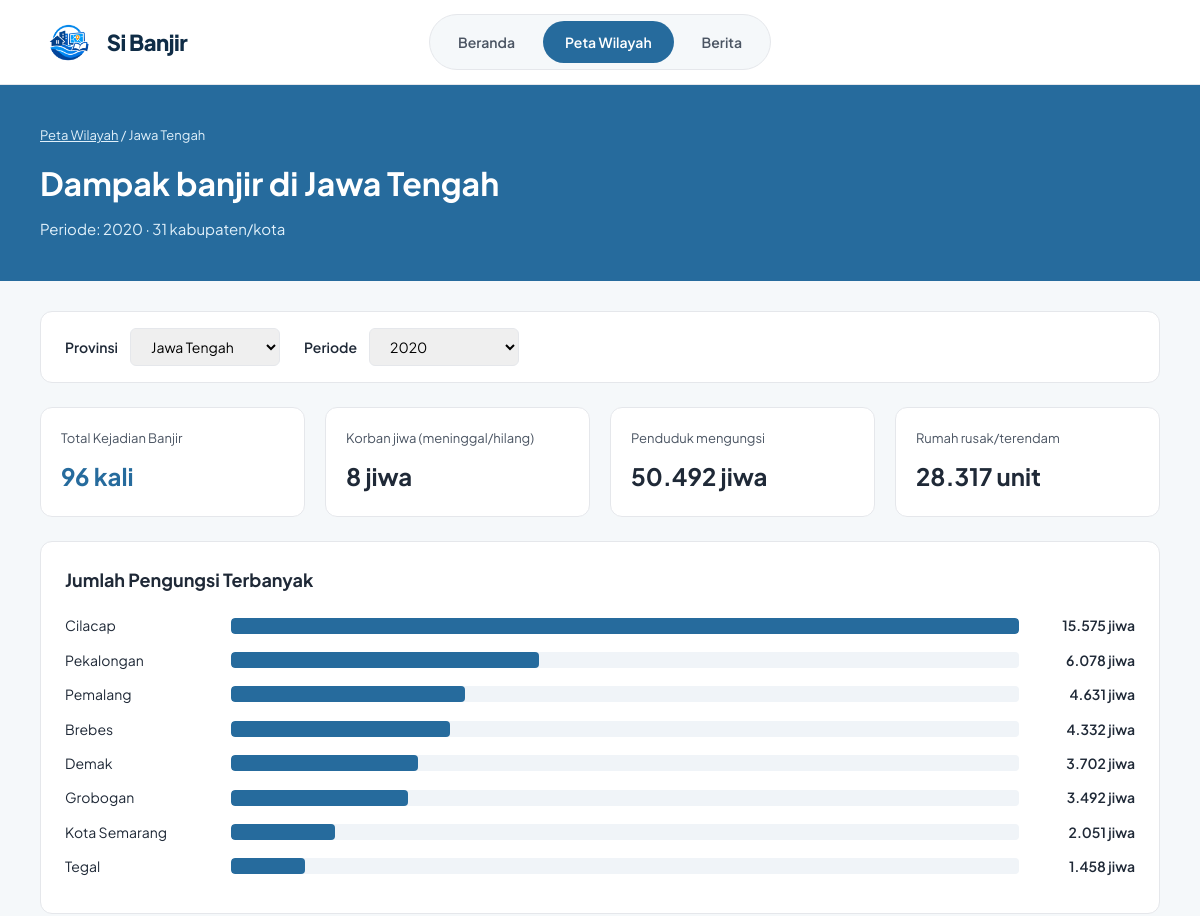
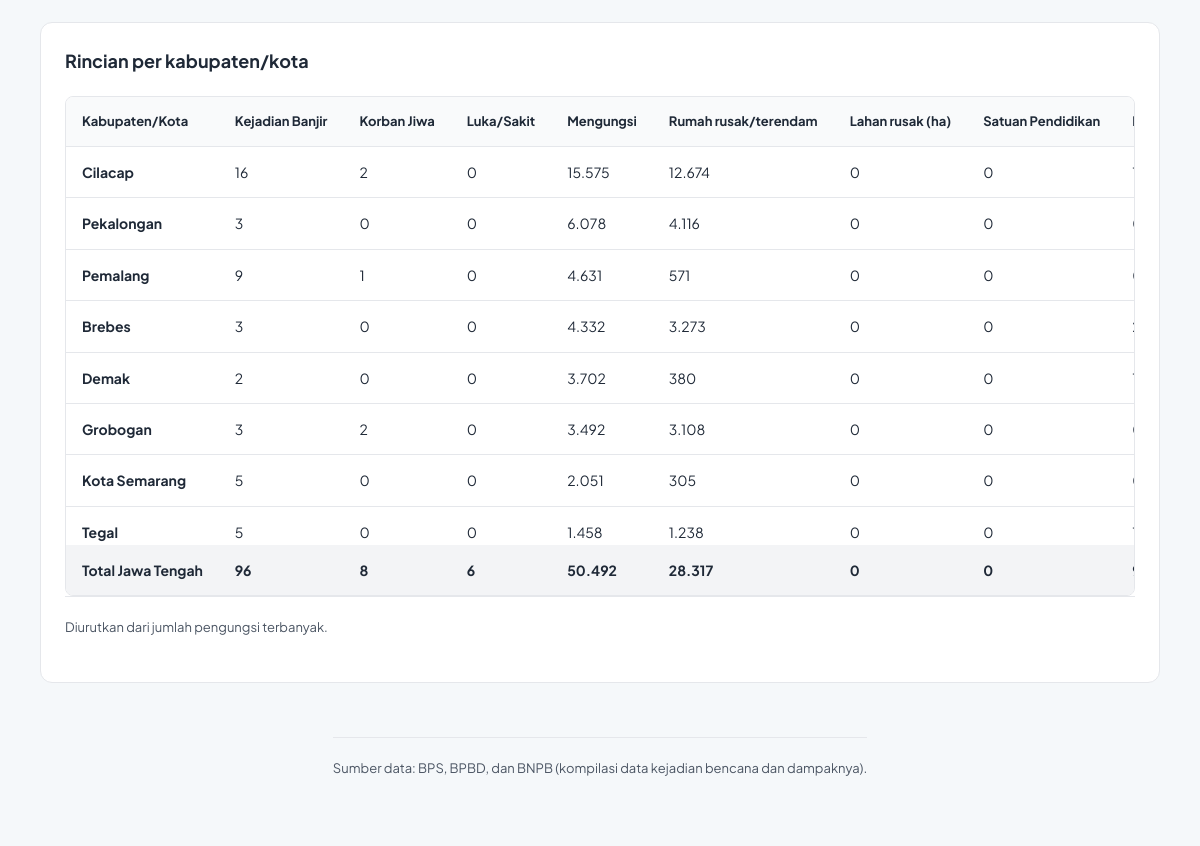
The app's page /detail.php?tahun=2020 with its own data (2 pictures, top to bottom).
### tables this page shows
CREATE TABLE `detail_dampak_banjir` (
  `id` int(10) UNSIGNED NOT NULL,
  `provinsi` varchar(50) NOT NULL,
  `kabupaten_kota` varchar(100) NOT NULL,
  `tahun` year(4) NOT NULL,
  `kejadian_banjir` int(10) UNSIGNED NOT NULL DEFAULT 0,
  `korban_jiwa` int(10) UNSIGNED NOT NULL DEFAULT 0,
  `korban_luka` int(10) UNSIGNED NOT NULL DEFAULT 0,
  `penduduk_mengungsi` int(10) UNSIGNED NOT NULL DEFAULT 0,
  `rumah_rusak` int(10) UNSIGNED NOT NULL DEFAULT 0,
  `lahan_rusak` decimal(12,2) NOT NULL DEFAULT 0.00,
  `fasilitas_rusak` int(10) UNSIGNED NOT NULL DEFAULT 0,
  `satuan_pendidikan_rusak` int(10) UNSIGNED NOT NULL DEFAULT 0,
  `rumah_ibadat_rusak` int(10) UNSIGNED NOT NULL DEFAULT 0,
  `fasilitas_kesehatan_rusak` int(10) UNSIGNED NOT NULL DEFAULT 0,
  `kantor_rusak` int(10) UNSIGNED NOT NULL DEFAULT 0,
  `jembatan_rusak` int(10) UNSIGNED NOT NULL DEFAULT 0
);

### detail.php (the view, shortened to what this page needs)
<?php
require_once 'config/database.php';
$prov_id = isset($_GET['provinsi']) ? strtolower($_GET['provinsi']) : 'jateng';
$tahun = isset($_GET['tahun']) ? $_GET['tahun'] : 'semua';
$mapping_provinsi = [
    'banten' => 'Banten',
    'jakarta' => 'DKI Jakarta',
    'jabar' => 'Jawa Barat',
    'jateng' => 'Jawa Tengah',
    'diy' => 'DI Yogyakarta',
    'jatim' => 'Jawa Timur'
];
$nama_provinsi = isset($mapping_provinsi[$prov_id]) ? $mapping_provinsi[$prov_id] : 'Jawa Tengah';
if ($tahun == 'semua') {
    $stmt = $pdo->prepare("SELECT * FROM detail_dampak_banjir WHERE provinsi = :provinsi");
    $stmt->execute(['provinsi' => $nama_provinsi]);
    $raw_data = $stmt->fetchAll(PDO::FETCH_ASSOC);
    $data_kabupaten = [];
    foreach ($raw_data as $row) {
        $kab = $row['kabupaten_kota'];
        if (!isset($data_kabupaten[$kab])) {
            $data_kabupaten[$kab] = [
                'kabupaten_kota' => $kab,
                'kejadian_banjir' => 0, 'korban_jiwa' => 0, 'korban_luka' => 0,
                'penduduk_mengungsi' => 0, 'rumah_rusak' => 0, 'lahan_rusak' => 0,
                'satuan_pendidikan_rusak' => 0, 'rumah_ibadat_rusak' => 0,
                'fasilitas_kesehatan_rusak' => 0, 'kantor_rusak' => 0, 'jembatan_rusak' => 0
            ];
        }
        $data_kabupaten[$kab]['kejadian_banjir'] += $row['kejadian_banjir'];
        $data_kabupaten[$kab]['korban_jiwa'] += $row['korban_jiwa'];
        $data_kabupaten[$kab]['korban_luka'] += $row['korban_luka'];
        $data_kabupaten[$kab]['penduduk_mengungsi'] += $row['penduduk_mengungsi'];
        $data_kabupaten[$kab]['rumah_rusak'] += $row['rumah_rusak'];
        $data_kabupaten[$kab]['lahan_rusak'] += $row['lahan_rusak'];
        $data_kabupaten[$kab]['satuan_pendidikan_rusak'] += $row['satuan_pendidikan_rusak'];
        $data_kabupaten[$kab]['rumah_ibadat_rusak'] += $row['rumah_ibadat_rusak'];
        $data_kabupaten[$kab]['fasilitas_kesehatan_rusak'] += $row['fasilitas_kesehatan_rusak'];
        $data_kabupaten[$kab]['kantor_rusak'] += $row['kantor_rusak'];
        $data_kabupaten[$kab]['jembatan_rusak'] += $row['jembatan_rusak'];
    }
    usort($data_kabupaten, function($a, $b) { return $b['penduduk_mengungsi'] <=> $a['penduduk_mengungsi']; });
} else {
    $stmt = $pdo->prepare("SELECT * FROM detail_dampak_banjir WHERE provinsi = :provinsi AND tahun = :tahun ORDER BY penduduk_mengungsi DESC");
    $stmt->execute(['provinsi' => $nama_provinsi, 'tahun' => $tahun]);
    $data_kabupaten = $stmt->fetchAll(PDO::FETCH_ASSOC);
}
$jumlah_kabupaten = count($data_kabupaten);
$total_korban_jiwa = 0; $total_pengungsi = 0;
$total_rumah_rusak = 0; $total_kejadian = 0; $total_luka = 0; $total_lahan = 0;
$total_pendidikan = 0; $total_ibadat = 0; $total_kesehatan = 0; $total_kantor = 0; $total_jembatan = 0;
foreach ($data_kabupaten as $row) {
    $total_korban_jiwa += $row['korban_jiwa'];
    $total_pengungsi += $row['penduduk_mengungsi'];
    $total_rumah_rusak += $row['rumah_rusak'];
    $total_kejadian += $row['kejadian_banjir'];
    $total_luka += $row['korban_luka'];
    $total_lahan += $row['lahan_rusak'];
    $total_pendidikan += $row['satuan_pendidikan_rusak'] ?? 0;
    $total_ibadat += $row['rumah_ibadat_rusak'] ?? 0;
}
$chart_data = array_slice($data_kabupaten, 0, 8);
$max_pengungsi = (isset($chart_data[0]['penduduk_mengungsi']) && $chart_data[0]['penduduk_mengungsi'] > 0) ? $chart_data[0]['penduduk_mengungsi'] : 1;
?>
<!DOCTYPE html>
<html lang="id">
<head>
</head>
<body>
  <?php require_once __DIR__ . '/includes/header.php'; ?>
  <div class="page-header">
    <div class="page-header-container">
      <div class="breadcrumb"><a href="peta.php">Peta Wilayah</a> / <?= htmlspecialchars($nama_provinsi) ?></div>
      <h1>Dampak banjir di <?= htmlspecialchars($nama_provinsi) ?></h1>
      <p>Periode: <?= $tahun == 'semua' ? '2020-2025' : $tahun ?> · <?= $jumlah_kabupaten ?> kabupaten/kota</p>
    </div>
  </div>
  <div class="main-container">
    <div class="control-panel">
      <div class="filter-group">
        <label>Provinsi</label>
        <select class="filter-select" onchange="window.location.href='detail.php?provinsi=' + this.value + '&tahun=<?= $tahun ?>'">
          <option value="jateng" <?= $prov_id == 'jateng' ? 'selected' : '' ?>>Jawa Tengah</option>
        </select>
      </div>
      <div class="filter-group">
        <label>Periode</label>
        <select class="filter-select" onchange="window.location.href='detail.php?provinsi=<?= $prov_id ?>&tahun=' + this.value">
          <option value="2020" <?= $tahun == '2020' ? 'selected' : '' ?>>2020</option>
        </select>
      </div>
    </div>
    <div class="summary-grid">
      <div class="summary-card">
        <span>Total Kejadian Banjir</span>
        <h2><?= number_format($total_kejadian, 0, ',', '.') ?> kali</h2>
      </div>
      <div class="summary-card">
        <span>Korban jiwa (meninggal/hilang)</span>
        <h2 class="text-dark"><?= number_format($total_korban_jiwa, 0, ',', '.') ?> jiwa</h2>
      </div>
      <div class="summary-card">
        <span>Penduduk mengungsi</span>
        <h2 class="text-dark"><?= number_format($total_pengungsi, 0, ',', '.') ?> jiwa</h2>
      </div>
      <div class="summary-card">
        <span>Rumah rusak/terendam</span>
        <h2 class="text-dark"><?= number_format($total_rumah_rusak, 0, ',', '.') ?> unit</h2>
      </div>
    </div>
    <div class="section-card">
      <h3 class="section-title">Jumlah Pengungsi Terbanyak</h3>
      <?php if (!empty($chart_data)): ?>
        <?php foreach($chart_data as $chart): ?>
        <div class="chart-row">
          <div class="chart-label" title="<?= htmlspecialchars($chart['kabupaten_kota']) ?>"><?= htmlspecialchars($chart['kabupaten_kota']) ?></div>
          <div class="chart-bar-container">
            <div class="chart-bar-fill" style="width: <?= ($chart['penduduk_mengungsi'] > 0) ? ($chart['penduduk_mengungsi'] / $max_pengungsi) * 100 : 0 ?>%;"></div>
          </div>
          <div class="chart-value"><?= number_format($chart['penduduk_mengungsi'], 0, ',', '.') ?> jiwa</div>
        </div>
        <?php endforeach; ?>
      <?php else: ?>
        <p style="font-size: 14px; color: var(--text-gray);">Data pengungsi belum tersedia.</p>
      <?php endif; ?>
    </div>
    <div class="section-card">
      <h3 class="section-title">Rincian per kabupaten/kota</h3>
      <div class="table-responsive">
        <table>
          <thead>
            <tr>
              <th>Kabupaten/Kota</th>
              <th>Kejadian Banjir</th>
              <th>Korban Jiwa</th>
              <th>Luka/Sakit</th>
              <th>Mengungsi</th>
              <th>Rumah rusak/terendam</th>
              <th>Lahan rusak (ha)</th>
              <th>Satuan Pendidikan</th>
              <th>Rumah Ibadat</th>
            </tr>
          </thead>
          <tbody>
            <?php if (!empty($data_kabupaten)): ?>
                <?php foreach($data_kabupaten as $row): ?>
                <tr>
                  <td><strong><?= htmlspecialchars($row['kabupaten_kota']) ?></strong></td>
                  <td><?= number_format($row['kejadian_banjir'], 0, ',', '.') ?></td>
                  <td><?= number_format($row['korban_jiwa'], 0, ',', '.') ?></td>
                  <td><?= number_format($row['korban_luka'], 0, ',', '.') ?></td>
                  <td><?= number_format($row['penduduk_mengungsi'], 0, ',', '.') ?></td>
                  <td><?= number_format($row['rumah_rusak'], 0, ',', '.') ?></td>
                  <td><?= number_format($row['lahan_rusak'], 0, ',', '.') ?></td>
                  <td><?= number_format($row['satuan_pendidikan_rusak'] ?? 0, 0, ',', '.') ?></td>
                  <td><?= number_format($row['rumah_ibadat_rusak'] ?? 0, 0, ',', '.') ?></td>
                </tr>
                <?php endforeach; ?>
            <?php else: ?>
                <tr>
                    <td colspan="12" style="text-align: center; padding: 30px;">Data tidak ditemukan untuk periode ini.</td>
                </tr>
            <?php endif; ?>
          </tbody>
          <?php if (!empty($data_kabupaten)): ?>
          <tfoot>
            <tr>
              <td>Total <?= htmlspecialchars($nama_provinsi) ?></td>
              <td><?= number_format($total_kejadian, 0, ',', '.') ?></td>
              <td><?= number_format($total_korban_jiwa, 0, ',', '.') ?></td>
              <td><?= number_format($total_luka, 0, ',', '.') ?></td>
              <td><?= number_format($total_pengungsi, 0, ',', '.') ?></td>
              <td><?= number_format($total_rumah_rusak, 0, ',', '.') ?></td>
              <td><?= number_format($total_lahan, 0, ',', '.') ?></td>
              <td><?= number_format($total_pendidikan, 0, ',', '.') ?></td>
              <td><?= number_format($total_ibadat, 0, ',', '.') ?></td>
            </tr>
          </tfoot>
          <?php endif; ?>
        </table>
      </div>
      <div class="source-footer">
        Diurutkan dari jumlah pengungsi terbanyak.
      </div>
    </div>
  </div>
  <div class="main-container" style="margin-top: 0; flex: none;">
    <div style="font-size: 13px; color: var(--text-gray); border-top: 1px solid var(--border-color); padding-top: 20px; padding-bottom: 40px;">
      Sumber data: BPS, BPBD, dan BNPB (kompilasi data kejadian bencana dan dampaknya).
    </div>
  </div>
</body>
</html>

### detail.php (style rules this page uses)
:root { --primary-blue: #266B9D; --dark-blue: #0F2C46; --bg-light: #F5F8FA; --bg-white: #FFFFFF; --text-dark: #1F2937; --text-gray: #4B5563; --border-color: #E5E7EB; --font-family: 'Plus Jakarta Sans', sans-serif; }
* { margin: 0; padding: 0; box-sizing: border-box; }
body { font-family: var(--font-family); color: var(--text-dark); background-color: var(--bg-light); line-height: 1.6; display: flex; flex-direction: column; min-height: 100vh; }
a { text-decoration: none; color: inherit; }
.page-header { background: var(--primary-blue); color: white; padding: 40px; }
.page-header-container { max-width: 1200px; margin: 0 auto; }
.breadcrumb { font-size: 13px; color: #E0F0FA; margin-bottom: 12px; }
.breadcrumb a { text-decoration: underline; }
.page-header h1 { font-size: 32px; font-weight: 700; margin-bottom: 8px; }
.page-header p { font-size: 15px; color: #E0F0FA; }
.main-container { max-width: 1200px; margin: 30px auto; padding: 0 40px; flex: 1; }
.control-panel { background: var(--bg-white); border: 1px solid var(--border-color); border-radius: 12px; padding: 16px 24px; display: flex; gap: 24px; margin-bottom: 24px; flex-wrap: wrap; }
.filter-group { display: flex; align-items: center; gap: 12px; font-size: 14px; font-weight: 600; }
.filter-select { padding: 8px 16px; border: 1px solid var(--border-color); border-radius: 6px; font-family: inherit; font-size: 14px; outline: none; min-width: 150px; cursor: pointer; }
.summary-grid { display: grid; grid-template-columns: repeat(4, 1fr); gap: 20px; margin-bottom: 24px; }
.summary-card { background: var(--bg-white); border: 1px solid var(--border-color); border-radius: 12px; padding: 20px; }
.summary-card span { font-size: 13px; color: var(--text-gray); margin-bottom: 8px; display: block; }
.summary-card h2 { font-size: 24px; font-weight: 700; color: var(--primary-blue); }
.summary-card h2.text-dark { color: var(--text-dark); }
.section-card { background: var(--bg-white); border: 1px solid var(--border-color); border-radius: 12px; padding: 24px; margin-bottom: 24px; }
.section-title { font-size: 18px; font-weight: 700; margin-bottom: 20px; }
.chart-row { display: flex; align-items: center; margin-bottom: 12px; font-size: 14px; }
.chart-label { width: 150px; white-space: nowrap; overflow: hidden; text-overflow: ellipsis; }
.chart-bar-container { flex: 1; background: #F0F4F8; border-radius: 4px; height: 16px; margin: 0 16px; overflow: hidden; }
.chart-bar-fill { background: var(--primary-blue); height: 100%; border-radius: 4px; }
.chart-value { width: 100px; text-align: right; font-weight: 600; }
.table-responsive { overflow-x: auto; max-height: 500px; overflow-y: auto; border: 1px solid var(--border-color); border-radius: 8px; }
table { width: 100%; border-collapse: collapse; font-size: 14px; text-align: left; white-space: nowrap; }
thead { background: #F9FAFB; position: sticky; top: 0; z-index: 10; }
th { padding: 14px 16px; border-bottom: 1px solid var(--border-color); font-size: 13px; }
td { padding: 14px 16px; border-bottom: 1px solid var(--border-color); }
tfoot { background: #F3F4F6; font-weight: 700; position: sticky; bottom: 0; z-index: 10; }
tfoot td { border-top: 2px solid var(--border-color); border-bottom: none; }
.source-footer { padding: 20px 0; font-size: 13px; color: var(--text-gray); border-top: 1px solid var(--border-color); }

### records on screen
detail_dampak_banjir: kabupaten_kota "Cilacap", penduduk_mengungsi "15.575", kejadian_banjir "16", korban_jiwa "2", korban_luka "0", rumah_rusak "12.674", lahan_rusak "0", satuan_pendidikan_rusak "0"
detail_dampak_banjir: kabupaten_kota "Pekalongan", penduduk_mengungsi "6.078", kejadian_banjir "3", korban_jiwa "0", korban_luka "0", rumah_rusak "4.116", lahan_rusak "0", satuan_pendidikan_rusak "0"
detail_dampak_banjir: kabupaten_kota "Pemalang", penduduk_mengungsi "4.631", kejadian_banjir "9", korban_jiwa "1", korban_luka "0", rumah_rusak "571", lahan_rusak "0", satuan_pendidikan_rusak "0"
detail_dampak_banjir: kabupaten_kota "Brebes", penduduk_mengungsi "4.332", kejadian_banjir "3", korban_jiwa "0", korban_luka "0", rumah_rusak "3.273", lahan_rusak "0", satuan_pendidikan_rusak "0"
detail_dampak_banjir: kabupaten_kota "Demak", penduduk_mengungsi "3.702", kejadian_banjir "2", korban_jiwa "0", korban_luka "0", rumah_rusak "380", lahan_rusak "0", satuan_pendidikan_rusak "0"
detail_dampak_banjir: kabupaten_kota "Grobogan", penduduk_mengungsi "3.492", kejadian_banjir "3", korban_jiwa "2", korban_luka "0", rumah_rusak "3.108", lahan_rusak "0", satuan_pendidikan_rusak "0"
detail_dampak_banjir: kabupaten_kota "Kota Semarang", penduduk_mengungsi "2.051", kejadian_banjir "5", korban_jiwa "0", korban_luka "0", rumah_rusak "305", lahan_rusak "0", satuan_pendidikan_rusak "0"
detail_dampak_banjir: kabupaten_kota "Tegal", penduduk_mengungsi "1.458", kejadian_banjir "5", korban_jiwa "0", korban_luka "0", rumah_rusak "1.238", lahan_rusak "0", satuan_pendidikan_rusak "0"
detail_dampak_banjir: kabupaten_kota "Banyumas", kejadian_banjir "8", korban_jiwa "0", korban_luka "3", penduduk_mengungsi "1.282", rumah_rusak "10", lahan_rusak "0", satuan_pendidikan_rusak "0"

### other values on screen
$nama "Beranda"
$nama "Peta Wilayah"
$nama "Berita"
$nama_provinsi "Jawa Tengah"
$tahun "2020"
$jumlah_kabupaten "31"
$total_kejadian "96"
$total_korban_jiwa "8"
$total_pengungsi "50.492"
$total_rumah_rusak "28.317"
$total_luka "6"
$total_lahan "0"
$total_pendidikan "0"
